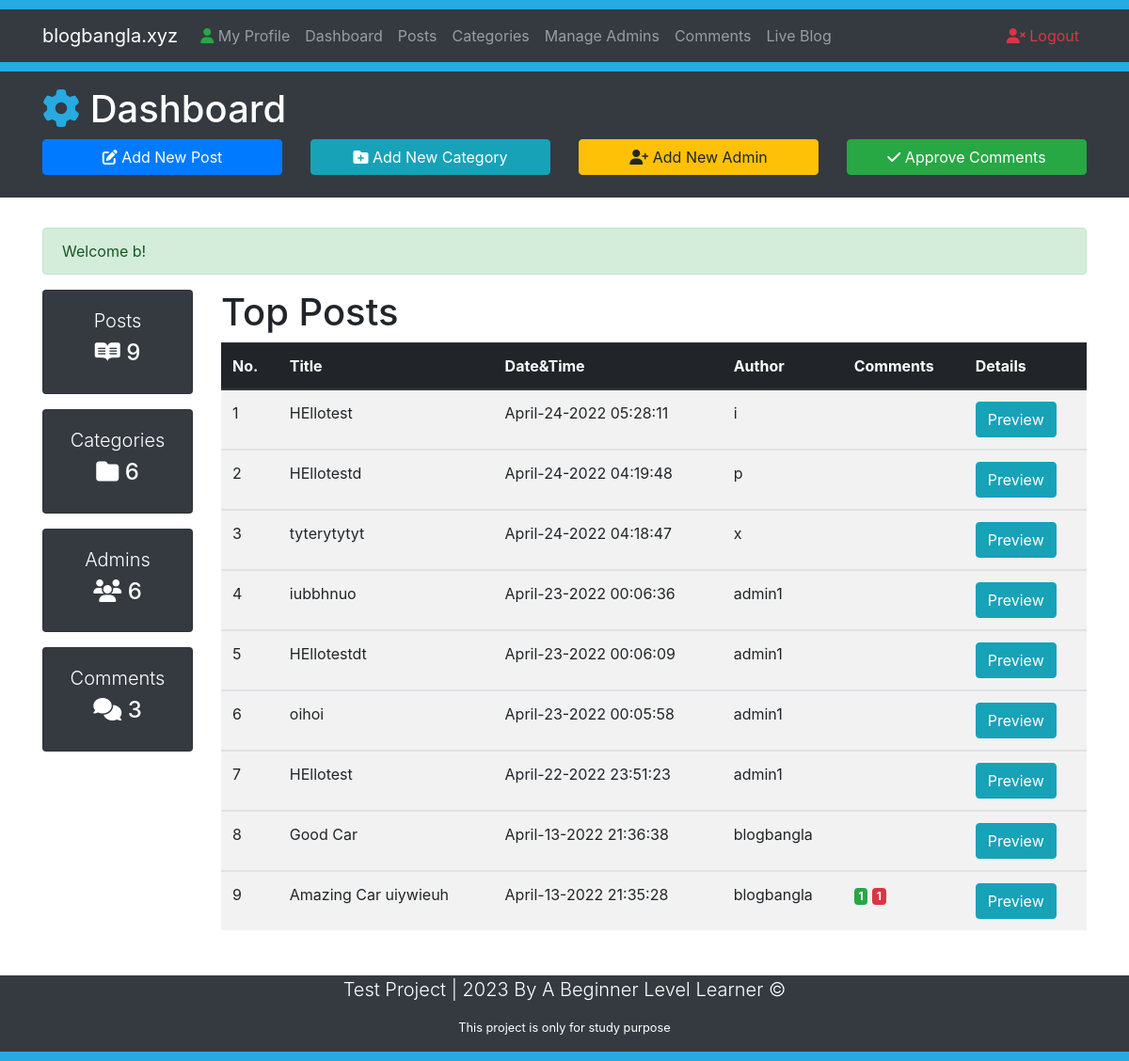
Screenshot of /Dashboard.php (signed in) with the database file from the repository.
### tables this page shows
CREATE TABLE `posts` (
  `id` int(10) NOT NULL,
  `datetime` varchar(50) NOT NULL,
  `title` varchar(300) NOT NULL,
  `category` varchar(50) NOT NULL,
  `author` varchar(50) NOT NULL,
  `image` varchar(50) NOT NULL,
  `post` varchar(10000) NOT NULL
);

### Dashboard.php (the view, shortened to what this page needs)
<?php require_once("Includes/DB.php"); ?>
<?php require_once("Includes/Functions.php"); ?>
<?php require_once("Includes/Sessions.php"); ?>
<!DOCTYPE html>
<html lang="en">
<head>
    <link rel="stylesheet" href="https://cdnjs.cloudflare.com/ajax/libs/font-awesome/6.1.1/css/all.min.css">
    <link rel="stylesheet" href="https://cdn.jsdelivr.net/npm/bootstrap@4.0.0/dist/css/bootstrap.min.css"
>
    <link rel="stylesheet" href="CSS/style.css">
</head>
<body>
    <div style="height:10px; background:#27aae1;"></div>
    <nav class="navbar navbar-expand-lg navbar-dark bg-dark">
        <div class="container">
            <a href="#" class="navbar-brand">blogbangla.xyz</a>
            <div class="collapse navbar-collapse" id="navbarcollapseCMS">
                <ul class="navbar-nav mr-auto">
                    <li class="nav-item">
                        <a href="MyProfile.php" class="nav-link"> <i class="fa-solid fa-user text-success"></i> My
                            Profile</a>
                    </li>
                    <li class="nav-item">
                        <a href="Dashboard.php" class="nav-link">Dashboard</a>
                    </li>
                    <li class="nav-item">
                        <a href="Posts.php" class="nav-link">Posts</a>
                    </li>
                    <li class="nav-item">
                        <a href="Categories.php" class="nav-link">Categories</a>
                    </li>
                    <li class="nav-item">
                        <a href="Admins.php" class="nav-link">Manage Admins</a>
                    </li>
                    <li class="nav-item">
                        <a href="Comments.php" class="nav-link">Comments</a>
                    </li>
                    <li class="nav-item">
                        <a href="Blog.php?page=1" class="nav-link">Live Blog</a>
                    </li>
                </ul>
                <ul class="navbar-nav ml-auto">
                    <li class="nav-item">
                        <a href="Logout.php" class="nav-link text-danger"><i class="fas fa-user-times"></i> Logout</a>
                    </li>
                </ul>
            </div>
        </div>
    </nav>
    <div style="height:10px; background:#27aae1;"></div>
    <header class="bg-dark text-white py-3">
        <div class="container">
            <div class="row">
                    <div class="col-md-12">
                        <h1> <i class="fas fa-cog" style="color:#27aae1"></i> Dashboard </h1>
                    </div>
                    <div class="col-lg-3 mb-2">
                        <a href="AddNewPost.php" class="btn btn-primary btn-block">
                            <i class="fas fa-edit"></i> Add New Post
                        </a>
                    </div>
                    <div class="col-lg-3 mb-2">
                        <a href="Categories.php" class="btn btn-info btn-block">
                            <i class="fas fa-folder-plus"></i> Add New Category
                        </a>
                    </div>
                    <div class="col-lg-3 mb-2">
                        <a href="Admins.php" class="btn btn-warning btn-block">
                            <i class="fas fa-user-plus"></i> Add New Admin
                        </a>
                    </div>
                    <div class="col-lg-3 mb-2">
                        <a href="Comments.php" class="btn btn-success btn-block">
                            <i class="fas fa-check"></i> Approve Comments
                        </a>
                    </div>
            </div>
        </div>
    </header>
    <br>
    <section class="container py-2 mb-4">
                <?php
        echo SuccessMessage();
        ?>
        <div class="row">
            <div class="col-lg-2 d-none d-md-block">
                <div class="card text-center bg-dark text-white mb-3">
                    <div class="card-body">
                        <h1 class="lead">Posts</h1>
                        <h4 class="display-5">
                            <i class="fab fa-readme"></i>
                        </h4>
                    </div>
                </div>
                                <div class="card text-center bg-dark text-white mb-3">
                    <div class="card-body">
                        <h1 class="lead">Categories</h1>
                        <h4 class="display-5">
                            <i class="fas fa-folder"></i>
                        </h4>
                    </div>
                </div>
                                <div class="card text-center bg-dark text-white mb-3">
                    <div class="card-body">
                        <h1 class="lead">Admins</h1>
                        <h4 class="display-5">
                            <i class="fas fa-users"></i>
                        </h4>
                    </div>
                </div>
                                <div class="card text-center bg-dark text-white mb-3">
                    <div class="card-body">
                        <h1 class="lead">Comments</h1>
                        <h4 class="display-5">
                            <i class="fas fa-comments"></i>
                        </h4>
                    </div>
                </div>
            </div>
            <div class="col-lg-10">
                <h1>Top Posts</h1>
                <table class="table table-striped table-hover">
                    <thead class="thead-dark">
                        <tr>
                            <th>No.</th>
                            <th>Title</th>
                            <th>Date&Time</th>
                            <th>Author</th>
                            <th>Comments</th>
                            <th>Details</th>
                        </tr>
                    </thead>
                    <?php
                    $SrNo = 0;
                    global $ConnectingDB;
                    $sql = "SELECT * FROM posts ORDER BY id desc LIMIT 0,15";
                    $stmt = $ConnectingDB->query($sql);
                    while($DataRows=$stmt->fetch()) {
                        $PostId = $DataRows["id"];
                        $DateTime = $DataRows["datetime"];
                        $Author = $DataRows["author"];
                        $Title = $DataRows["title"];
                        $SrNo++;
                    ?>
                    <tbody>
                         <tr>
                             <td><?php echo $SrNo; ?></td>
                             <td><?php echo $Title; ?></td>
                             <td><?php echo $DateTime; ?></td>
                             <td><?php echo $Author; ?></td>
                             <td>
                                    <?php
                                    $Total = ApproveCommentsAccordingtoPost($PostId);
                                    if($Total>0){
                                        ?>
                                        <span class="badge badge-success">
                                            <?php
                                        echo $Total;?>
                                        </span>
                                        <?php
                                    }
                                    ?>
                                    <?php
                                    $Total = DisApproveCommentsAccordingtoPost($PostId);
                                    if($Total>0){
                                        ?>
                                        <span class="badge badge-danger">
                                            <?php
                                        echo $Total;?>
                                        </span>
                                        <?php
                                    }
                                    ?>
                            </td>
                             <td><a target="_blank" href="FullPost.php?id=<?php echo $PostId; ?>"><span class="btn btn-info">Preview</span></a></td>
                         </tr>
                    </tbody>
                    <?php } ?>
                </table>
            </div>
        </div>
    </section>
    <footer class="bg-dark text-white">
        <div class="container">
            <div class="row">
                <div class="col">
                    <p class="lead text-center"> Test Project | <span id="year"></span> By A Beginner Level Learner
                        &copy;
                    </p>
                    <p class="text-center small">
                        This project is only for study purpose <br>
                    </p>
                </div>
            </div>
        </div>
    </footer>
    <div style="height:10px; background:#27aae1;"></div>
</body>
</html>

### rows the page displays
posts: title "HEllotest", datetime "April-24-2022 05:28:11", author "i"
posts: title "HEllotestd", datetime "April-24-2022 04:19:48", author "p"
posts: title "tyterytytyt", datetime "April-24-2022 04:18:47", author "x"
posts: title "iubbhnuo", datetime "April-23-2022 00:06:36", author "admin1"
posts: title "HEllotestdt", datetime "April-23-2022 00:06:09", author "admin1"
posts: title "oihoi", datetime "April-23-2022 00:05:58", author "admin1"
posts: title "HEllotest", datetime "April-22-2022 23:51:23", author "admin1"
posts: title "Good Car", datetime "April-13-2022 21:36:38", author "blogbangla"
posts: title "Amazing Car uiywieuh", datetime "April-13-2022 21:35:28", author "blogbangla", Total "1"

### other values shown
SuccessMessage() "Welcome b!"
$TotalPosts "9"
$TotalCategories "6"
$TotalAdmins "6"
$TotalComments "3"
